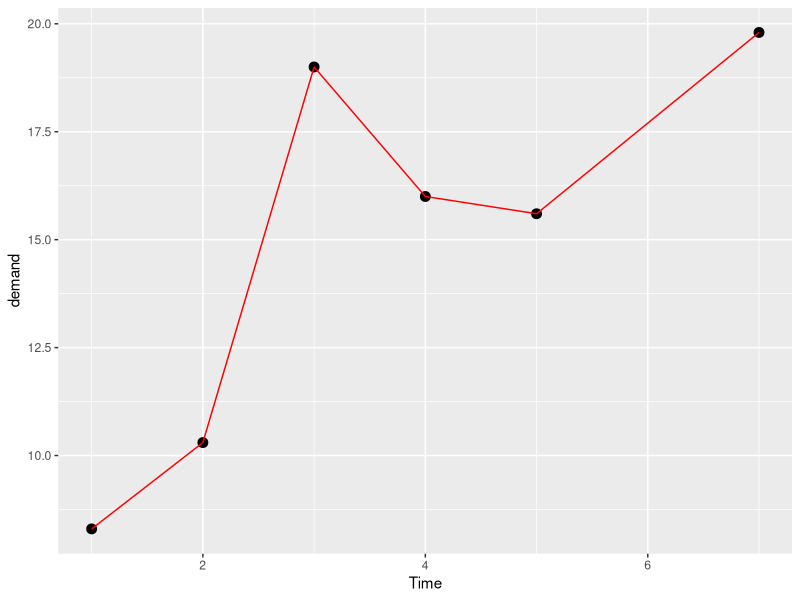
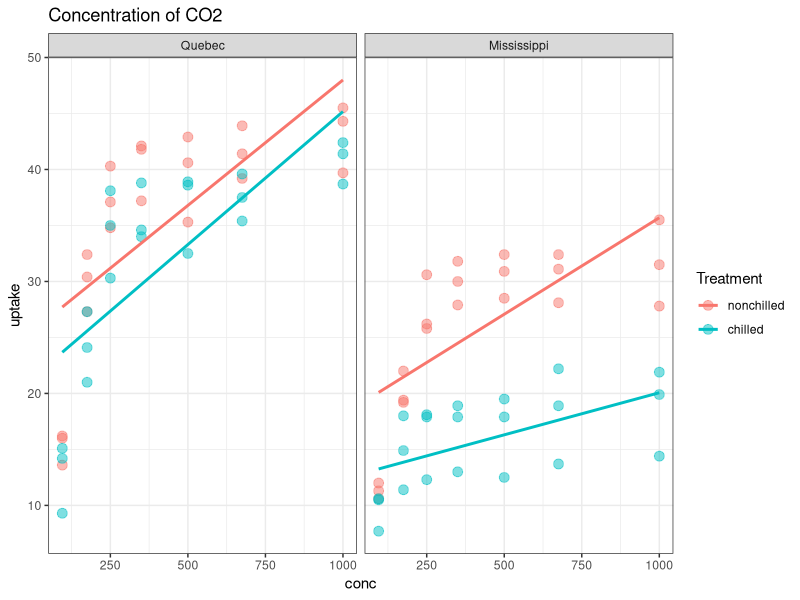
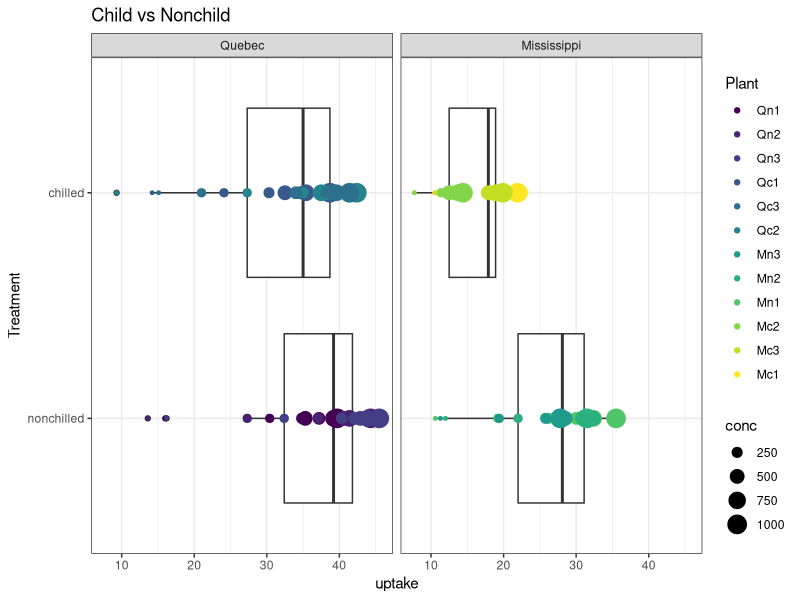
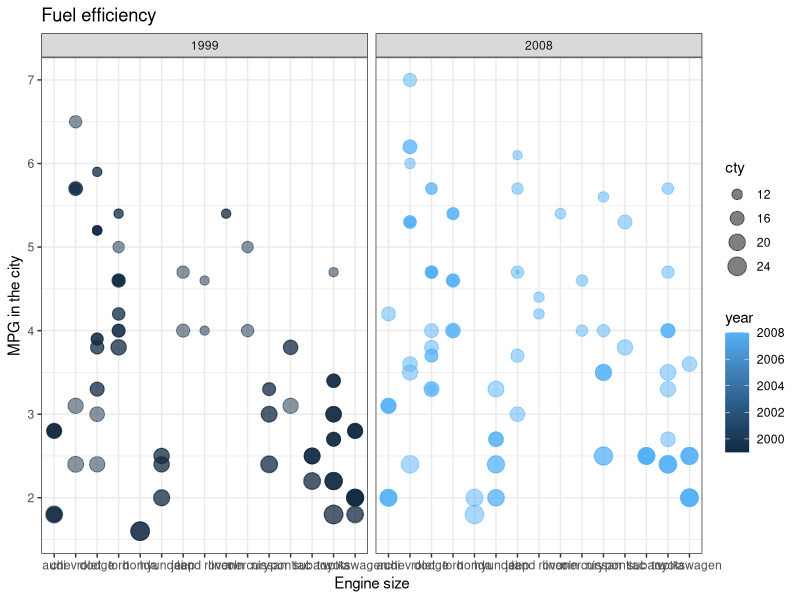
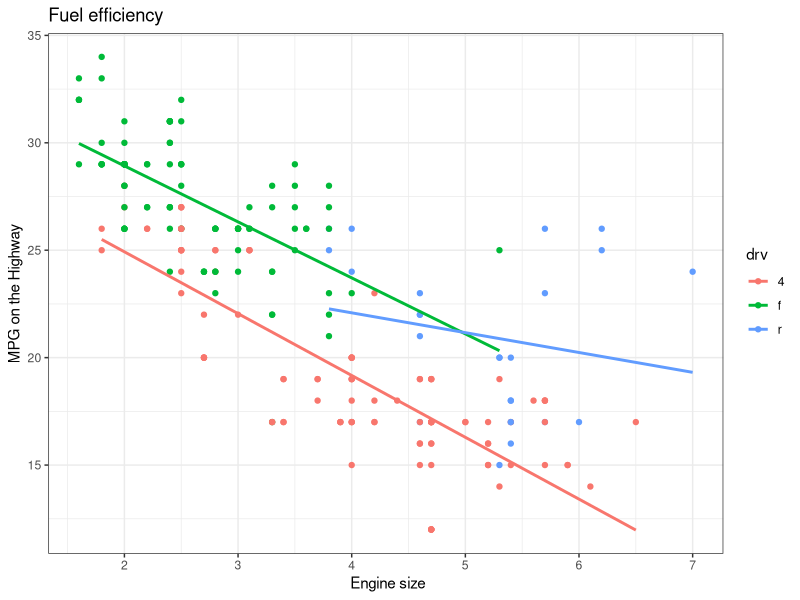
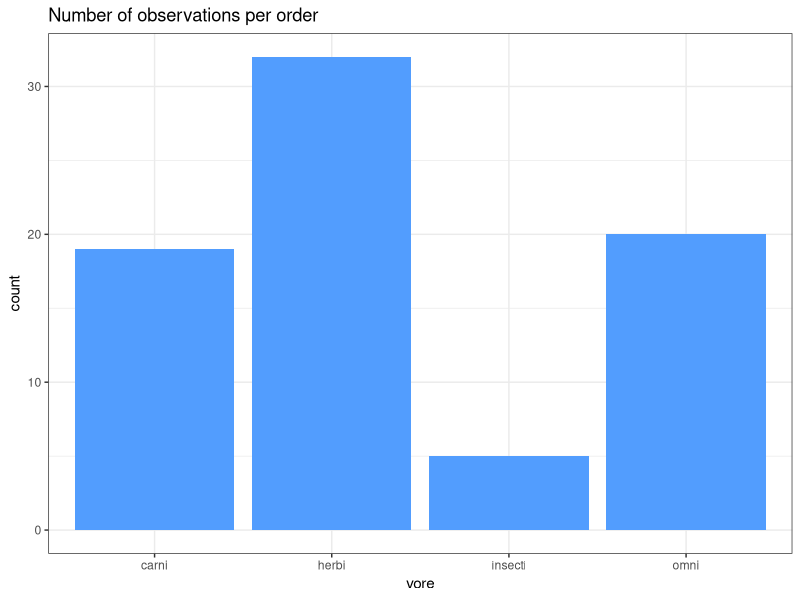
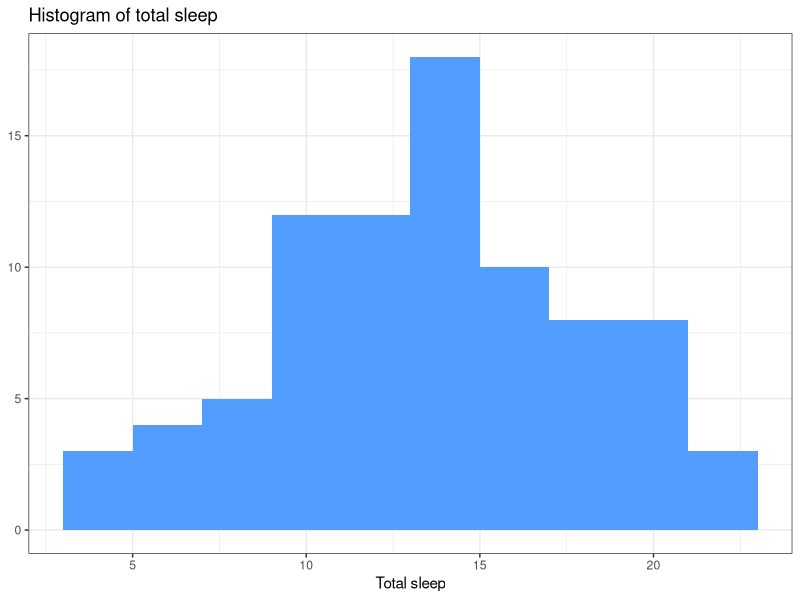
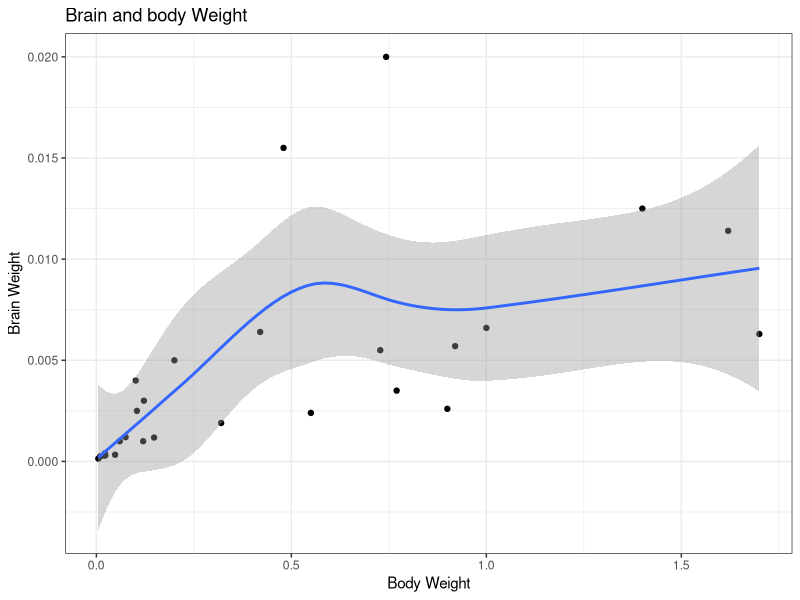

Reproduce these figures in R, in order.
library(tidyverse)
data()
?BOD
# ggplot(data = BOD,
#        mapping = aes(x = Time,
#                      y = demand)) +
#   geom_point(size = 5,) + 
#   geom_line(color = "red")

ggplot(BOD, aes(Time, demand)) +
  geom_point(size = 3) +
  geom_line(color = "red")

data()
co2
view(CO2)

CO2 %>% 
  ggplot(aes(conc, uptake, 
             color = Treatment)) +
  geom_point(size = 3, alpha = 0.5) +
  geom_smooth(method = lm, se  = F) +
  facet_wrap(~Type) +
  labs(title = "Concentration of CO2") +
  theme_bw()

CO2 %>% 
  ggplot(aes(Treatment, uptake)) +
  geom_boxplot() +
  geom_point(aes(size = conc, 
                 color = Plant),
             alpha = 1) +
  coord_flip() +
  facet_wrap(~Type) +
  theme_bw() +
  labs(title = "Child vs Nonchild")

view(mpg)

mpg %>%
  filter(cty < 25) %>%
  ggplot(aes(manufacturer, displ)) +
  geom_point(aes(color = year,
                 size = cty),
             alpha = 0.5) +
  geom_smooth(method = lm) +
  facet_wrap(~year, nrow = 1) +
  labs(x = "Engine size",
       y = "MPG in the city",
       title = "Fuel efficiency") +
  theme_bw()


#https://www.youtube.com/watch?v=HPJn1CMvtmI&list=PLtL57Fdbwb_C6RS0JtBojTNOMVlgpeJkS


# ggplot tutorial 2
library(tidyverse)
View(mpg)
?mpg

mpg %>%
  filter(hwy < 35) %>%
  ggplot(aes(displ,
             hwy,
             color = drv)) +
  geom_point() +
  geom_smooth(method = lm, se = F) +
  labs(x = " Engine size", 
       y = "MPG on the Highway", 
       title = "Fuel efficiency") +
  theme_bw()
  
# ggplot tutorial 3
library(tidyverse)
?msleep  
view(msleep)
names(msleep)

# single categorical

msleep %>%
  drop_na(vore) %>% #drop NA values in Vore column, if you want to drop all NA
  # you should write drop_na()
  ggplot(aes(vore)) +
  geom_bar(fill = "#529DFE") +
  # coord_flip() + #flip plot other side
  theme_bw() +
  labs(title = "Number of observations per order")
  
# use fct_infreq(vore) to create order which means you can take highest number of bar
# to first place

# single numeric

msleep   %>%
  ggplot(aes(awake)) +
  geom_histogram(binwidth = 2, fill = "#529DFE") +
  theme_bw() +
  labs(x = "Total sleep",
       y = NULL,
       title = "Histogram of total sleep")
# binwidth is a function with, each bin contains 0-2, 2-4, 4-6 likewise,
# if you enter binwidth = 4 then it contains 0-4,4-8

msleep %>%
  filter(bodywt < 2) %>%
  ggplot(aes(bodywt, brainwt)) +
  geom_point() +
  geom_smooth() +
  labs(x = "Body Weight",
       y = "Brain Weight",
       title = "Brain and body Weight") +
  theme_bw()
